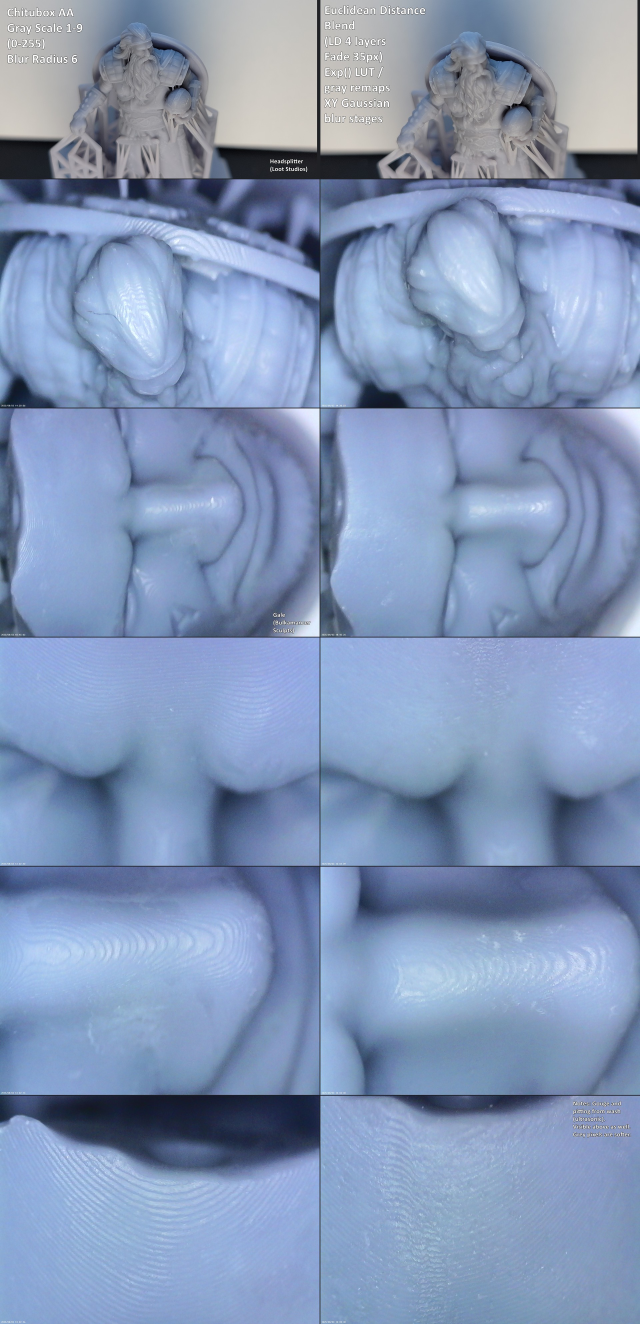
#> input picture images/comparison-1920.jpg, 1920 x 3972 px (shown at 1/3 size); its folder holds only this picture in this run
$ python -i stacking_processor.py   (imports and definitions only)   (older library calls are emulated)
#> lines starting #> are read from the running program, lines starting #| are printed output that depends on the picture
### config.py
"""
Copyright (c) 2025 Aaron Baca

This program is free software: you can redistribute it and/or modify
it under the terms of the GNU Affero General Public License as published by
the Free Software Foundation, either version 3 of the License, or
(at your option) any later version.

This program is distributed in the hope that it will be useful,
but WITHOUT ANY WARRANTY; without even the implied warranty of
MERCHANTABILITY or FITNESS FOR A PARTICULAR PURPOSE.  See the
GNU Affero General Public License for more details.

You should have received a copy of the GNU Affero General Public License
along with this program.  If not, see <https://www.gnu.org/licenses/>.
"""

# config.py (Spline Update)

from dataclasses import dataclass, field, asdict, fields
from typing import List, Optional, Union, Any
from enum import Enum
import json
import os
import copy

DEFAULT_NUM_WORKERS = max(1, os.cpu_count() - 1)


class ProcessingMode(Enum):
    ENHANCED_EDT = "enhanced_edt"
    FIXED_FADE = "fixed_fade"
    ROI_FADE = "roi_fade"
    WEIGHTED_STACK = "weighted_stack"
    SDF_3D = "sdf_3d"
    XY_BLEND_ONLY = "xy_blend_only"


class WeightingFalloff(Enum):
    FLAT = "Flat"
    LINEAR = "Linear"
    EXPONENTIAL = "Exponential"
    LOGARITHMIC = "Logarithmic"
    GAUSSIAN = "Gaussian"

@dataclass
class LutParameters:
    """
    Parameters for generating or loading a Look-Up Table (LUT).
    """
    lut_source: str = "generated"
    lut_generation_type: str = "linear"
    input_min: int = 0
    input_max: int = 255
    output_min: int = 0
    output_max: int = 255
    gamma_value: float = 1.0
    s_curve_contrast: float = 0.5
    log_param: float = 10.0
    exp_param: float = 2.0
    sqrt_param: float = 2.0
    rodbard_param: float = 1.0

    # NEW: Field to store control points for spline curves.
    # Format: [[x1, y1], [x2, y2], ...] where x and y are 0-255
    spline_points: List[List[int]] = field(default_factory=lambda: [[0, 0], [255, 255]])

    fixed_lut_path: str = ""

    def __post_init__(self):
        # (Validation logic remains the same as previous version)
        self.lut_source = self.lut_source.lower()
        if self.lut_source not in ["generated", "file"]: self.lut_source = "generated"
        if self.lut_generation_type not in ["linear", "gamma", "s_curve", "log", "exp", "sqrt", "rodbard", "spline"]: self.lut_generation_type = "linear"
        self.input_min = max(0, min(255, self.input_min))
        self.input_max = max(0, min(255, self.input_max))
        if self.input_min > self.input_max: self.input_min, self.input_max = self.input_max, self.input_min
        self.output_min = max(0, min(255, self.output_min))
        self.output_max = max(0, min(255, self.output_max))
        if self.output_min > self.output_max: self.output_min, self.output_max = self.output_max, self.output_min
        self.gamma_value = max(0.01, min(10.0, self.gamma_value))
        self.s_curve_contrast = max(0.0, min(1.0, self.s_curve_contrast))
        self.log_param = max(0.01, min(100.0, self.log_param))
        self.exp_param = max(0.01, min(10.0, self.exp_param))
        self.sqrt_param = max(0.1, min(50.0, self.sqrt_param))
        self.rodbard_param = max(0.0, min(2.0, self.rodbard_param))

@dataclass
class XYBlendOperation:
    """
    Represents a single operation in the XY image processing pipeline.
    """
    type: str = "none"
    gaussian_ksize_x: int = 3
    gaussian_ksize_y: int = 3
    gaussian_sigma_x: float = 0.0
    gaussian_sigma_y: float = 0.0
    bilateral_d: int = 9
    bilateral_sigma_color: float = 75.0
    bilateral_sigma_space: float = 75.0
    median_ksize: int = 5
    unsharp_amount: float = 1.0
    unsharp_threshold: int = 0
    unsharp_blur_ksize: int = 5
    unsharp_blur_sigma: float = 0.0
    resize_width: Optional[int] = None
    resize_height: Optional[int] = None
    resample_mode: str = "LANCZOS4"
    lut_params: LutParameters = field(default_factory=LutParameters)

    def __post_init__(self):
        # (Validation logic remains the same as previous version)
        self.type = self.type.lower()
        if self.type == "gaussian_blur":
            self.gaussian_ksize_x = self._ensure_odd_positive_ksize(self.gaussian_ksize_x)
            self.gaussian_ksize_y = self._ensure_odd_positive_ksize(self.gaussian_ksize_y)
        elif self.type == "median_blur":
            self.median_ksize = self._ensure_odd_positive_ksize(self.median_ksize)
        elif self.type == "unsharp_mask":
            self.unsharp_blur_ksize = self._ensure_odd_positive_ksize(self.unsharp_blur_ksize)
        if self.type == "resize":
            if self.resize_width is not None: self.resize_width = max(0, self.resize_width)
            if self.resize_height is not None: self.resize_height = max(0, self.resize_height)
            if self.resize_width == 0: self.resize_width = None
            if self.resize_height == 0: self.resize_height = None
        if isinstance(self.lut_params, dict):
            self.lut_params = self.from_dict_to_lut_params(self.lut_params)

    def _ensure_odd_positive_ksize(self, ksize: int) -> int:
        if ksize <= 0: return 1
        return ksize if ksize % 2 != 0 else ksize + 1

    @staticmethod
    def from_dict_to_lut_params(data: dict) -> LutParameters:
        lut_field_names = {f.name for f in fields(LutParameters)}
        filtered_lut_data = {k: v for k, v in data.items() if k in lut_field_names}
        return LutParameters(**filtered_lut_data)

@dataclass
class RoiParameters:
    """
    Parameters for ROI (Region of Interest) processing.
    """
    min_size: int = 100

    # Raft/Support detection settings
    enable_raft_support_handling: bool = False
    raft_layer_count: int = 5
    raft_min_size: int = 10000
    support_max_size: int = 500
    support_max_layer: int = 1000
    support_max_growth: float = 2.5


@dataclass
class AnisotropicParams:
    """Parameters for anisotropic distance correction."""
    enabled: bool = False
    x_factor: float = 1.0
    y_factor: float = 1.0


@dataclass
class SDF3DParameters:
    """Parameters for the 3D Signed Distance Field processing mode."""
    working_window_size: int = 10
    buffer_layers: int = 5
    voxel_dim_x: float = 22.0
    voxel_dim_y: float = 22.0
    voxel_dim_z: float = 30.0
    gradient_radius: float = 10.0
    radius_unit: str = "pixels" # "pixels" or "um"
    enable_non_linear_norm: bool = False
    non_linear_params: LutParameters = field(default_factory=LutParameters)

    def __post_init__(self):
        """Ensure nested LutParameters object is created from dict if necessary."""
        if isinstance(self.non_linear_params, dict):
            field_names = {f.name for f in fields(LutParameters)}
            filtered_data = {k: v for k, v in self.non_linear_params.items() if k in field_names}
            self.non_linear_params = LutParameters(**filtered_data)


@dataclass
class Config:
    """
    Main application configuration, updated with new UI fields.
    """
    # --- I/O Settings ---
    output_file_prefix: str = "Voxel_Blend_Processed_"
    input_mode: str = "folder" # "folder" or "uvtools"
    input_folder: str = ""
    output_folder: str = ""
    start_index: Optional[int] = 0
    stop_index: Optional[int] = None

    # --- UVTools Mode Settings ---
    uvtools_path: str = "C:\\Program Files\\UVTools\\UVToolsCmd.exe"
    uvtools_temp_folder: str = ""
    uvtools_input_file: str = ""
    uvtools_output_location: str = "working_folder"
    uvtools_delete_temp_on_completion: bool = True

    # --- Stack Blending Settings ---
    blending_mode: ProcessingMode = ProcessingMode.FIXED_FADE
    receding_layers: int = 4
    use_fixed_fade_receding: bool = False
    fixed_fade_distance_receding: float = 10.0
    anisotropic_params: AnisotropicParams = field(default_factory=AnisotropicParams)
    sdf_3d_params: SDF3DParameters = field(default_factory=SDF3DParameters)

    # --- Weighted Stack Mode Settings ---
    weighted_falloff_type: WeightingFalloff = WeightingFalloff.LINEAR
    manual_weights: List[int] = field(default_factory=lambda: [100, 75, 50, 25])
    fade_distances_receding: List[float] = field(default_factory=lambda: [10.0, 10.0, 10.0, 10.0])

    # --- Overhang Settings (for future use) ---
    overhang_layers: int = 0
    use_fixed_fade_overhang: bool = False
    fixed_fade_distance_overhang: float = 10.0

    # --- ROI Mode Settings ---
    roi_params: RoiParameters = field(default_factory=RoiParameters)

    # --- General Settings ---
    thread_count: int = DEFAULT_NUM_WORKERS
    use_numba_jit: bool = False
    debug_save: bool = False
    xy_blend_pipeline: List[XYBlendOperation] = field(default_factory=lambda: [XYBlendOperation("none")])

    # [7 lines left out: function to_dict, not called in this run]

    @classmethod
    def from_dict(cls, data: dict) -> "Config":
        config_instance = cls()
        field_map = {f.name: f for f in fields(cls)}
        for key, value in data.items():
            if key in field_map:
                field_obj = field_map[key]

                # Handle Enum conversions for backward compatibility and robustness
                if key == 'blending_mode':
                    try:
                        setattr(config_instance, key, ProcessingMode(value))
                    except ValueError:
                        print(f"Warning: Invalid blending_mode '{value}'. Defaulting to FIXED_FADE.")
                        setattr(config_instance, key, ProcessingMode.FIXED_FADE)
                    continue
                elif key == 'weighted_falloff_type':
                    try:
                        setattr(config_instance, key, WeightingFalloff(value))
                    except ValueError:
                        print(f"Warning: Invalid weighted_falloff_type '{value}'. Defaulting to LINEAR.")
                        setattr(config_instance, key, WeightingFalloff.LINEAR)
                    continue

                if key == 'xy_blend_pipeline':
                    pipeline_list = []
                    if isinstance(value, list):
                        for op_data in value:
                            if not isinstance(op_data, dict): continue
                            op_field_names = {f.name for f in fields(XYBlendOperation)}
                            filtered_op_data = {k: v for k, v in op_data.items() if k in op_field_names}
                            if 'lut_params' in filtered_op_data and isinstance(filtered_op_data['lut_params'], dict):
                                filtered_op_data['lut_params'] = XYBlendOperation.from_dict_to_lut_params(filtered_op_data['lut_params'])
                            pipeline_list.append(XYBlendOperation(**filtered_op_data))
                    setattr(config_instance, key, pipeline_list)
                elif key == 'roi_params':
                    if isinstance(value, dict):
                        roi_field_names = {f.name for f in fields(RoiParameters)}
                        filtered_roi_data = {k: v for k, v in value.items() if k in roi_field_names}
                        setattr(config_instance, key, RoiParameters(**filtered_roi_data))
                elif key == 'anisotropic_params':
                    if isinstance(value, dict):
                        anisotropic_field_names = {f.name for f in fields(AnisotropicParams)}
                        filtered_anisotropic_data = {k: v for k, v in value.items() if k in anisotropic_field_names}
                        setattr(config_instance, key, AnisotropicParams(**filtered_anisotropic_data))
                elif key == 'sdf_3d_params':
                    if isinstance(value, dict):
                        sdf_3d_field_names = {f.name for f in fields(SDF3DParameters)}
                        filtered_sdf_3d_data = {k: v for k, v in value.items() if k in sdf_3d_field_names}
                        setattr(config_instance, key, SDF3DParameters(**filtered_sdf_3d_data))
                else:
                    if field_obj.type is bool and isinstance(value, str):
                        value = value.lower() in ('true', '1', 't', 'y')
                    try:
                        setattr(config_instance, key, value)
                    except (TypeError, ValueError):
                        print(f"Warning: Could not assign value '{value}' to '{key}'. Using default.")
            else:
                print(f"Warning: Unrecognized config key '{key}' found. Skipping.")
        return config_instance

    def save(self, filepath: str):
        with open(filepath, 'w', encoding='utf-8') as f:
            json.dump(self.to_dict(), f, indent=4)

    @classmethod
    def load(cls, filepath: str) -> "Config":
#> called with filepath = 'app_config.json'
        if not os.path.exists(filepath):
            default_config = cls()
            try:
                default_config.save(filepath)
            except Exception as e:
                print(f"Error saving default config: {e}")
            return default_config
        try:
            with open(filepath, 'r', encoding='utf-8') as f:
#> (reads app_config.json from the repository)
                data = json.load(f)
            return cls.from_dict(data)
        except Exception as e:
            print(f"Error loading config '{filepath}': {e}. Using default.")
            return cls()

def upgrade_config(cfg: Config):
    if hasattr(cfg, 'n_layers'):
        cfg.receding_layers = cfg.n_layers
        delattr(cfg, 'n_layers')
    if hasattr(cfg, 'use_fixed_norm'):
        cfg.use_fixed_fade_receding = cfg.use_fixed_norm
        delattr(cfg, 'use_fixed_norm')
    if hasattr(cfg, 'fixed_fade_distance'):
        cfg.fixed_fade_distance_receding = cfg.fixed_fade_distance
        delattr(cfg, 'fixed_fade_distance')

_CONFIG_FILE = "app_config.json"
app_config = Config.load(_CONFIG_FILE)
upgrade_config(app_config)

### stacking_processor.py
# stacking_processor.py

"""
The core image processing engine for Modular-Stacker.
This version has been refactored to clearly separate the three main processing modes:
1. Vertical Blending as a pre-processor, followed by Z-axis Stacking.
2. Vertical Blending as a substitute for Z-axis Stacking.
3. Standard Z-axis Stacking only.
"""

import numpy as np
import cv2
from typing import List, Optional, Any

import weights
import lut_manager
import xy_blend_processor
import vertical_blend_processor
from config import XYBlendOperation

# A reference to the application configuration (will be set externally)
_config_ref: Optional[Any] = None

# [9 lines left out: function set_config_reference, not called in this run]


def process_image_stack(image_window: List[np.ndarray]) -> np.ndarray:
    """
    Processes a single stack (window) of grayscale images through the full pipeline,
    dispatching to the correct processing mode based on configuration.
    """
    if _config_ref is None:
        raise RuntimeError("Config reference not set in stacking_processor.")
    if not image_window:
        raise ValueError("Image window cannot be empty.")

    # --- Determine the processing path ---
    is_vb_substitute = (
        not _config_ref.vertical_blend_pre_process and
        _config_ref.blend_mode.startswith("vertical_")
    )
    is_vb_preprocess = _config_ref.vertical_blend_pre_process

    # This variable will hold the single, blended image result from the Z-axis processing.
    stacked_image: np.ndarray

    # --- STAGE 1: Perform the primary Z-axis blend/stack operation ---

    if is_vb_substitute:
        # --- MODE 1: Vertical Blending ONLY (Substitute Mode) ---
        # This mode calls the new function that directly produces the final blended image.
        stacked_image = vertical_blend_processor.blend_image_window_to_single_image(image_window)

        # Apply vertical LUTs if configured (logic preserved from original)
        if _config_ref.apply_vertical_luts:
            stacked_image = lut_manager.apply_z_lut(stacked_image, "receding")
            stacked_image = lut_manager.apply_z_lut(stacked_image, "overhang")

    elif is_vb_preprocess:
        # --- MODE 2: Sequential (VB Pre-process -> Stacking) ---
        # First, run the vertical blend pre-processor on the window
        vb_processed_window = vertical_blend_processor.process_image_window(image_window)

        # Optionally apply vertical LUTs to the pre-processed window (logic preserved from original)
        if _config_ref.apply_vertical_luts:
            receded_luts_applied = [lut_manager.apply_z_lut(img, "receding") for img in vb_processed_window]
            vb_processed_window = [lut_manager.apply_z_lut(img, "overhang") for img in receded_luts_applied]

        # Then, perform the standard stacking on the result of the pre-processing
        stacked_image = _perform_stacking(vb_processed_window, _config_ref.blend_mode)

    else:
        # --- MODE 3: Stacking ONLY ---
        # Perform the standard stacking on the original, unmodified window
        stacked_image = _perform_stacking(image_window, _config_ref.blend_mode)

    # --- STAGE 2: Optional Default LUT Application ---
    # This LUT is applied after the Z-axis processing is complete.
    if _config_ref.apply_default_lut_after_stacking:
        image_ready_for_xy = lut_manager.apply_z_lut(stacked_image, "default")
    else:
        image_ready_for_xy = stacked_image

    # --- STAGE 3: XY Blending Pipeline ---
    # The final stage applies any configured XY-plane filters.
    final_processed_image = xy_blend_processor.process_xy_pipeline(image_ready_for_xy)

    return final_processed_image


# [74 lines left out: function _perform_stacking, not called in this run]

>>> import cv2
>>> picture = cv2.imread('images/comparison-1920.jpg', cv2.IMREAD_GRAYSCALE)
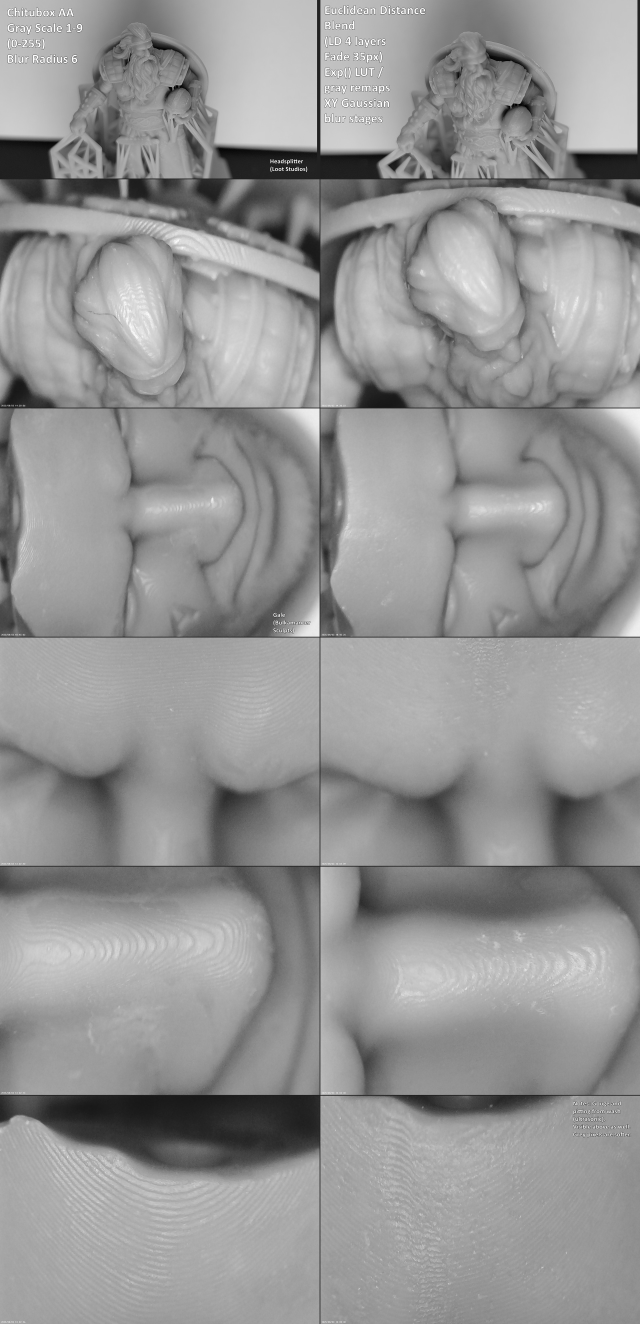
#> picture: shape (3972, 1920) (shown at 1/3 size); min 0, max 255, mean 148.9
#> (the run stopped early here; a loop or call above may not have finished)
